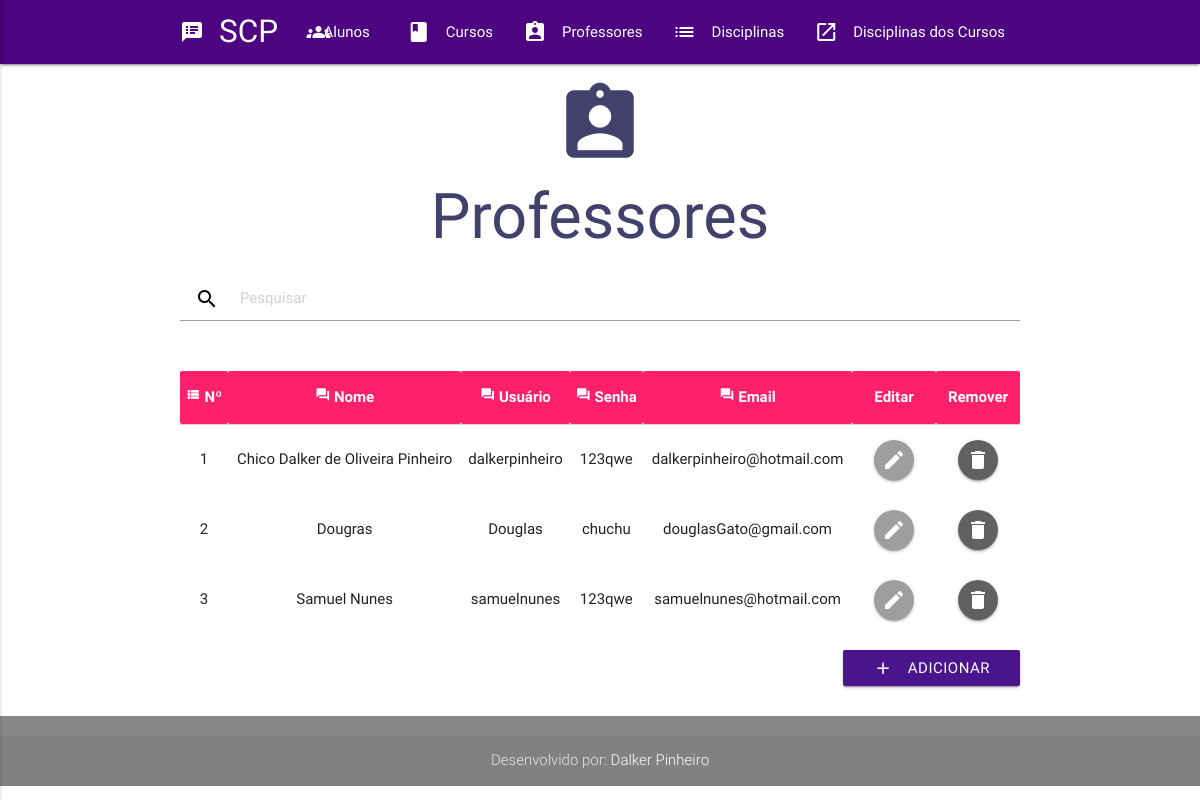
The app's page /professores.php with its own data.
### tables this page shows
CREATE TABLE `professor` (
  `cod` int(11) NOT NULL,
  `nome` varchar(100) NOT NULL,
  `usuario` varchar(20) DEFAULT NULL,
  `senha` varchar(20) DEFAULT NULL,
  `email` varchar(50) DEFAULT NULL
);

### professoresFuncoes.php (called while the page is built, shortened)
<?php
$funcoes = new ProfessorMySqlDAO();
if(isset($_GET['pesquisa'])&&!empty($_GET['pesquisa'])){
  $professores = $funcoes->queryByNome($_GET['pesquisa']);
}
else{
  $professores = $funcoes->queryAllOrderBy("nome");
}
?>

### class/mysql/ProfessorMySqlDAO.class.php (called while the page is built, shortened)
<?php
class ProfessorMySqlDAO implements ProfessorDAO{
	public function queryAllOrderBy($orderColumn){
		$sql = 'SELECT * FROM professor ORDER BY '.$orderColumn;
		$sqlQuery = new SqlQuery($sql);
		return $this->getList($sqlQuery);
	}
	protected function readRow($row){
		$professor = new Professor();
		$professor->cod = $row['cod'];
		$professor->nome = $row['nome'];
		$professor->usuario = $row['usuario'];
		$professor->senha = $row['senha'];
		$professor->email = $row['email'];
		return $professor;
	}
	protected function getList($sqlQuery){
		$tab = QueryExecutor::execute($sqlQuery);
		$ret = array();
		for($i=0;$i<count($tab);$i++){
			$ret[$i] = $this->readRow($tab[$i]);
		}
		return $ret;
	}
}
?>

### class/sql/QueryExecutor.class.php (called while the page is built, shortened)
<?php
class QueryExecutor{
	public static function execute($sqlQuery){
		$transaction = Transaction::getCurrentTransaction();
		if(!$transaction){
			$connection = new Connection();
		}else{
			$connection = $transaction->getConnection();
		}
		$query = $sqlQuery->getQuery();
		$result = $connection->executeQuery($query);
		$i=0;
		$tab = array();
		while ($row = mysql_fetch_array($result)){
			$tab[$i++] = $row;
		}
		return $tab;
	}
}
?>

### class/sql/ConnectionProperty.class.php (called while the page is built, shortened)
<?php
class ConnectionProperty{
	private static $database = 'sippa';
	public static function getDatabase(){
		return ConnectionProperty::$database;
	}
}
?>

### class/sql/ConnectionFactory.class.php (called while the page is built, shortened)
<?php
class ConnectionFactory{
	static public function getConnection(){
		$conn = mysql_connect(ConnectionProperty::getHost(), ConnectionProperty::getUser(), ConnectionProperty::getPassword());
		return $conn;
	}
}
?>

### class/sql/SqlQuery.class.php (called while the page is built, shortened)
<?php
class SqlQuery{
	var $txt;
	var $idx = 0;
	function SqlQuery($txt){
		$this->txt = $txt;
	}
	public function getQuery(){
		if($this->idx==0){
			return $this->txt;
		}
		$sql = '';
		return $sql;
	}
}
?>

### class/sql/Connection.class.php (called while the page is built, shortened)
<?php
class Connection{
	private $connection;
	public function Connection(){
		$this->connection = ConnectionFactory::getConnection();
	}
	public function executeQuery($sql){
		return mysql_query($sql, $this->connection);
	}
}
?>

### professores.php (the view, shortened to what this page needs)
<?php require_once("header.php");?>
    <div class="container hero-unit">
      <a href="professores.php">
        <div class="section no-pad-bot" id="index-banner">
          <div class="center espacoTitulo">
            <i class="large material-icons tituloIcone">assignment_ind</i>
          </div>
          <div class="container">
            <h1 class="header center titulo text-darken-2 espacoPesquisa">Professores</h1>
          </div>
        </div>
    </a>
<?php require_once("professoresFuncoes.php");?>
      <div class="section">
          <div class="search-wrapper" >
            <form  name="pesquisar" >
              <div class="input-field">
                <input id="pesquisa" name="pesquisa" type="search" required placeholder="Pesquisar">
                 <label class="label-icon"><i class="material-icons black-text">search</i></label>
              </div>
            </form>
          </div>
      </div>
      <div class="section">
        <table class="highlight centered responsive-table">
          <thead class="tabela">
            <tr>
              <th><i class="material-icons tiny icon-demo">view_list</i> Nº</th>
              <th><i class="material-icons tiny icon-demo">forum</i> Nome</th>
              <th><i class="material-icons tiny icon-demo">forum</i> Usuário</th>
              <th><i class="material-icons tiny icon-demo">forum</i> Senha</th>
              <th><i class="material-icons tiny icon-demo">forum</i> Email</th>
              <th class="btnTabela">Editar</th>
              <th class="btnTabela">Remover</th>
            </tr>
          </thead>
          <tbody>
          <?php
            $numeracao=0;
            foreach ($professores as $professor) {
              $numeracao++;
          ?>
            <tr>
              <td><?=$numeracao?></td>
              <td><?=$professor->nome?></td>
              <td><?=$professor->usuario?></td>
              <td><?=$professor->senha?></td>
              <td><?=$professor->email?></td>
              <td class="center">
                <a onclick="setDadosModalEditarProfessor('<?= $professor->cod?>','<?= $professor->nome?>','<?= $professor->usuario?>','<?= $professor->senha?>','<?= $professor->email?>')" class="btn-floating  waves-effect waves-light grey" href="#modal2"><i class="material-icons" href="#modal2">mode_edit</i>
                </a>
              </td>
              <td class="center">
                <a onclick="setDadosModalExcluir('<?= $professor->cod?>');" class="small btn-floating waves-effect waves-light grey darken-2 " href="#modal3"><i class="material-icons">delete</i></a>
              </td>
            </tr>
          <?php } ?>
          </tbody>
        </table>
        <div class="section right-align">
            <a class="waves-effect waves-light btn purple darken-4" href="#modal1">Adicionar<i class="material-icons left">add</i>
            </a>
        </div>
      </div>
    </div>
<?php require_once("rodape.php"); ?>

### css/config.css (style rules this page uses)
.espacoTitulo { margin-bottom: -3%; }
.espacoPesquisa { margin-bottom: -1%; }
.btnTabela { width: 10%; }
.tabela { background-color:#FF206C; color: white }
.titulo { color: #41416C }
.tituloIcone { color: #41416C }

### records on screen
professor: nome "Chico Dalker de Oliveira Pinheiro", usuario "dalkerpinheiro", senha "123qwe", email "dalkerpinheiro@hotmail.com"
professor: nome "Dougras", usuario "Douglas", senha "chuchu", email "douglasGato@gmail.com"
professor: nome "Samuel Nunes", usuario "samuelnunes", senha "123qwe", email "samuelnunes@hotmail.com"
